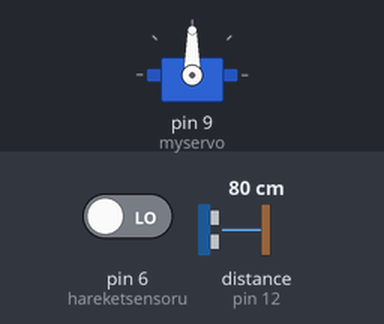
A sketch run on a simulated Arduino Uno, built with avr-gcc and run on an emulated ATmega328P. On the bench: servo. Wiring (inferred from the names in the program): ultrasonic range finder: trigger pin 11; echo pin 12. The test bench sets the inputs (shaded band); at power-on: pin 6 (hareketsensoru) LOW, distance to the obstacle (sensor on pin 12) 80 cm. The echo pulse lasts 58.3 µs per cm.

Above: at 1.2 s.
1.3 s: pin 6 (hareketsensoru) driven HIGH
At 2.1 s:
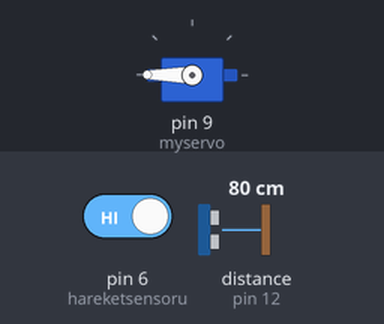
Timing chart, 0 to 4.3 s (numbered marks = the images above; inputs shaded):
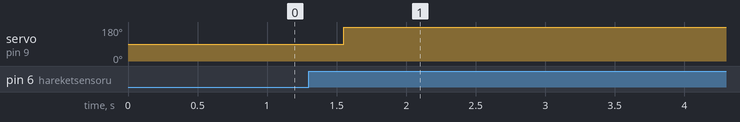

The sketch:

Ek-10_KAPI_KILITLEME_SENSOR_KODLARI.ino
```cpp
#include <Servo.h> //servo motor kütüphanesi tanımlanmıştır.
Servo myservo; //servo motor degiskeni
int hareketsensoru=6; ///SENSÖRÜN BAĞLI OLDUĞU PİN
int led=7;    ///LEDİN BAĞLI OLDUĞU PİN
int sonuc;    ///PIR sonuc degiskeni
int trigPin = 11;    //trig pin baglantı noktası
int echoPin = 12;    //echo pin baglantı noktası
long veri, cm;   // degiskenler
  //hc-sr04 sonuc degiskeni
int pos = 0;   //servo motor pos degisken değeri

void setup(){
   myservo.attach(9); // servo motorun veri okunacağı pin belirtilmiştir
   pinMode(hareketsensoru, INPUT);  ///VERİ TÜRÜ
   pinMode(trigPin, OUTPUT);  // veri türü
   pinMode(echoPin, INPUT);   // veri türü
}
void loop(){
  sonuc=digitalRead(hareketsensoru); //HAREKET SENSÖR PİNİNDEN VERİ OKUNUR.
  delay(100); //100ms de bir değer oku
  digitalWrite(trigPin, LOW); //sonic ses kapalı
  delayMicroseconds(5); //5ms boyunca
  digitalWrite(trigPin, HIGH);//sonik ses açık
  delayMicroseconds(10); //10ms boyunca
  digitalWrite(trigPin, LOW); //sonic ses kapalı

  veri = pulseIn(echoPin, HIGH); //echoPin girişinden veri oku
  cm = (veri/2) / 29.1; //echopinden okunan veriyi cm ye donustur
  delay(50);

  if(sonuc==HIGH && cm<=150)   //eğer hareket sensörü hareket algılar ve
                               // mesafe sensörüde 150 cm de yakında engel algılarsa
    myservo.write(180);        // servo motor 180 derece doner ve kapı kilitlenir.


}
```

Measured:
- after the input at 1.3 s, servo on pin 9 (myservo): 90° → 180° after 0.25 s
